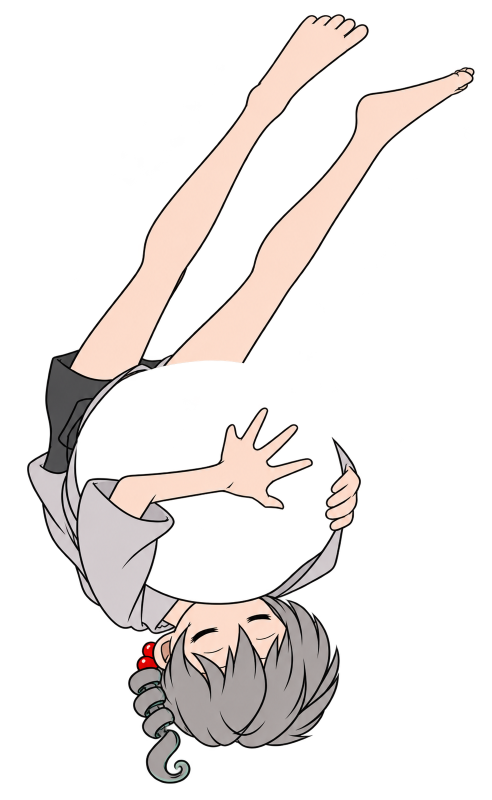
#> input picture character_redraw/art/full_character_redraw_1080p_v01/drawings/ART-G06-01/v01/whole_imggen_after_material_local_grayC_inverted_visibleonly_v02/character_imggen_original.png, 984 x 1599 px, found by its file name (shown at 1/2 size)
$ python Prepare-G3304-Hollow-20261101.py
#> lines starting #> are read from the running program, lines starting #| are printed output that depends on the picture
"""Preserve reference crops and a one-character native redraw request; no art retouch."""
from pathlib import Path
from datetime import datetime, timezone
import hashlib
import json
from PIL import Image, ImageDraw

root = Path(__file__).resolve().parents[1]
base = root / 'art/full_character_redraw_1080p_v01'
run = base / 'drawings/ART-G33-04/v03/whole_imggen_hollow_flat_motion_v01'
run.mkdir(parents=True, exist_ok=True)
request_path = run / 'request_imggen.json'
if request_path.exists():
    raise SystemExit('Preserve existing request; choose a new version.')
previous = base / 'drawings/ART-G33-03/v03/whole_imggen_hollow_flat_motion_v04_after_api_local/character_imggen_original.png'
with Image.open(previous) as im:
#> im is the input picture: PIL image 984x1599 RGBA; mean R, G, B, A 47, 42.3, 40.1, 59.7
    crop = im.convert('RGBA').crop((530, 220, 670, 465))
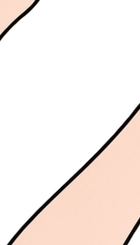
#> crop: PIL image 140x245 RGBA; mean R, G, B, A 71, 62, 57.2, 74.6; transparent parts drawn white
    crop.save(run / 'previous03_reviewed_visible_curl_RGBA.png')
    pair = Image.new('RGB', (280, 265), 'white')
#> pair: PIL image 280x265 RGB; every value is 255
    draw = ImageDraw.Draw(pair)
    for x, rgb, label in [(0, (255, 255, 255), 'WHITE REVIEW BACKGROUND'), (140, (0, 0, 0), 'BLACK REVIEW BACKGROUND')]:
        view = Image.new('RGBA', crop.size, rgb + (255,))
        view.alpha_composite(crop)
        pair.paste(view.convert('RGB'), (x, 20))
        draw.text((x + 2, 3), label, fill='black')
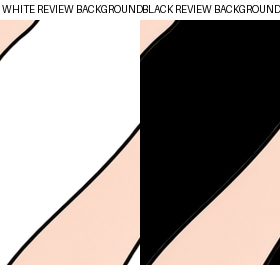
#> pair: PIL image 280x265 RGB; mean R, G, B 161.9, 153.8, 149.6
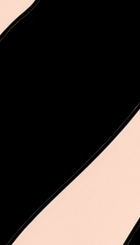
#> view: PIL image 140x245 RGBA; mean R, G, B, A 66.7, 58, 53.5, 255
    pair.save(run / 'previous03_same_curl_paired_review_backgrounds.png')
motion = base / 'inputs/motion_reference_upright_first10_20261031_v01/frames/R000014.png'
#> (the run stopped early here; a loop or call above may not have finished)
